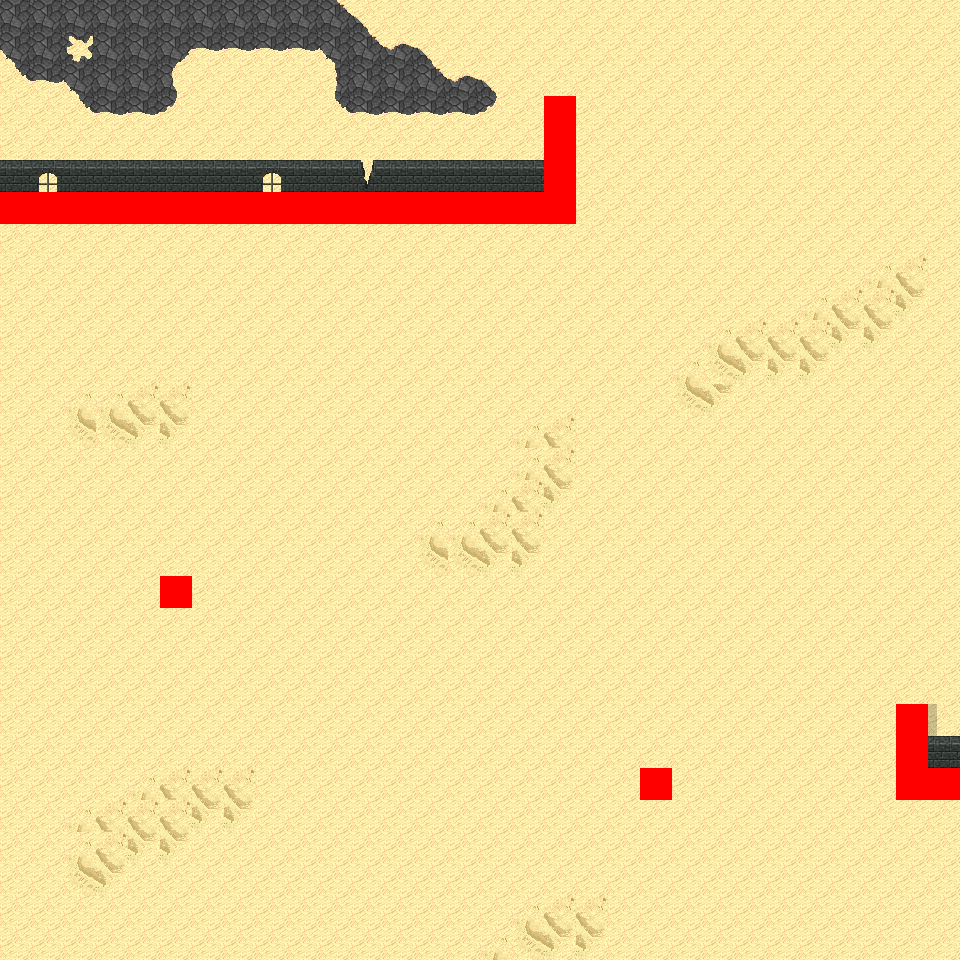

A level layout from a 2D game, rendered from its tile map. Below: a short description, then the map file with tile-grid data replaced by summaries:
An orthogonal 30x30 tile map with 32x32 px tiles, 6 tile layers (Ground, Object, Object2, Above, ...), 14 tilesets and 6 objects (6x mapExit).

<map version="1.0" orientation="orthogonal" renderorder="right-down" width="30" height="30" tilewidth="32" tileheight="32" nextobjectid="7">
  <tileset firstgid="1" name="tileset_logic_collision" tilewidth="32" tileheight="32" tilecount="1" columns="1">
    <image source="../drawable/tileset_logic_collision.png" width="32" height="32" />
  </tileset>
  <tileset firstgid="2" name="tileset_ground_ground" tilewidth="32" tileheight="32" tilecount="33" columns="3">
    <image source="../drawable/tileset_ground_ground.png" width="96" height="352" />
  </tileset>
  <tileset firstgid="35" name="tileset_terrain_desert" tilewidth="32" tileheight="32" tilecount="88" columns="8">
    <image source="../drawable/tileset_terrain_desert.png" width="256" height="352" />
  </tileset>
  <tileset firstgid="123" name="tileset_building_stone_ruins" tilewidth="32" tileheight="32" tilecount="72" columns="6">
    <image source="../drawable/tileset_building_stone_ruins.png" width="192" height="384" />
  </tileset>
  <tileset firstgid="195" name="tileset_ground_sand_edges" tilewidth="32" tileheight="32" tilecount="15" columns="5">
    <image source="../drawable/tileset_ground_sand_edges.png" width="160" height="96" />
  </tileset>
  <tileset firstgid="210" name="tileset_ground_slate_tiles" tilewidth="32" tileheight="32" tilecount="15" columns="5">
    <image source="../drawable/tileset_ground_slate_tiles.png" width="160" height="96" />
  </tileset>
  <tileset firstgid="225" name="tileset_ground_sand_2" tilewidth="32" tileheight="32" tilecount="15" columns="5">
    <image source="../drawable/tileset_ground_sand_2.png" width="160" height="96" />
  </tileset>
  <tileset firstgid="240" name="tileset_plant_cactus_2" tilewidth="32" tileheight="32" tilecount="10" columns="5">
    <image source="../drawable/tileset_plant_cactus_2.png" width="160" height="64" />
  </tileset>
  <tileset firstgid="250" name="tileset_plant_round_cactuses" tilewidth="32" tileheight="32" tilecount="20" columns="10">
    <image source="../drawable/tileset_plant_round_cactuses.png" width="320" height="64" />
  </tileset>
  <tileset firstgid="270" name="tileset_plant_tree_banana_tree" tilewidth="32" tileheight="32" tilecount="40" columns="4">
    <image source="../drawable/tileset_plant_tree_banana_tree.png" width="128" height="320" />
  </tileset>
  <tileset firstgid="310" name="tileset_plant_tree_palm_tree" tilewidth="32" tileheight="32" tilecount="6" columns="2">
    <image source="../drawable/tileset_plant_tree_palm_tree.png" width="64" height="96" />
  </tileset>
  <tileset firstgid="316" name="tileset_plant_tree_palm_trees" tilewidth="32" tileheight="32" tilecount="40" columns="4">
    <image source="../drawable/tileset_plant_tree_palm_trees.png" width="128" height="320" />
  </tileset>
  <tileset firstgid="356" name="tileset_building_stone_tower" tilewidth="32" tileheight="32" tilecount="14" columns="2">
    <image source="../drawable/tileset_building_stone_tower.png" width="64" height="224" />
  </tileset>
  <tileset firstgid="370" name="tileset_plant_bush_large_green" tilewidth="32" tileheight="32" tilecount="9" columns="3">
    <image source="../drawable/tileset_plant_bush_large_green.png" width="96" height="96" />
  </tileset>
  <layer name="Ground" width="30" height="30">
    <data>[900 cells, 899 non-empty, 6 distinct tile ids]</data>
  </layer>
  <layer name="Object" width="30" height="30">
    <data>[900 cells, 59 non-empty, 21 distinct tile ids]</data>
  </layer>
  <layer name="Object2" width="30" height="30">
    <data>[900 cells, 0 non-empty, 0 distinct tile ids]</data>
  </layer>
  <layer name="Above" width="30" height="30">
    <data>[900 cells, 20 non-empty, 5 distinct tile ids]</data>
  </layer>
  <layer name="Above2" width="30" height="30">
    <data>[900 cells, 0 non-empty, 0 distinct tile ids]</data>
  </layer>
  <layer name="Walkable" width="30" height="30">
    <data>[900 cells, 27 non-empty, 1 distinct tile ids]</data>
  </layer>
  <objectgroup name="MapEvents">
    <object id="1" name="north" type="mapExit" x="0" y="0" width="960" height="32">
      <properties>
        <property name="map" value="level_0_x36_y110" />
        <property name="x" value="0" />
        <property name="y" value="28" />
      </properties>
    </object>
    <object id="2" name="south" type="mapExit" x="0" y="928" width="960" height="32">
      <properties>
        <property name="map" value="level_0_x36_y112" />
        <property name="x" value="0" />
        <property name="y" value="1" />
      </properties>
    </object>
    <object id="3" name="west" type="mapExit" x="0" y="0" width="32" height="192">
      <properties>
        <property name="map" value="level_0_x35_y111" />
        <property name="x" value="28" />
        <property name="y" value="0" />
      </properties>
    </object>
    <object id="4" name="west2" type="mapExit" x="0" y="224" width="32" height="736">
      <properties>
        <property name="map" value="level_0_x35_y111" />
        <property name="x" value="28" />
        <property name="y" value="7" />
      </properties>
    </object>
    <object id="5" name="east" type="mapExit" x="928" y="0" width="32" height="768">
      <properties>
        <property name="map" value="level_0_x37_y111" />
        <property name="x" value="1" />
        <property name="y" value="0" />
      </properties>
    </object>
    <object id="6" name="east2" type="mapExit" x="928" y="800" width="32" height="160">
      <properties>
        <property name="map" value="level_0_x37_y111" />
        <property name="x" value="1" />
        <property name="y" value="25" />
      </properties>
    </object>
  </objectgroup>
</map>
